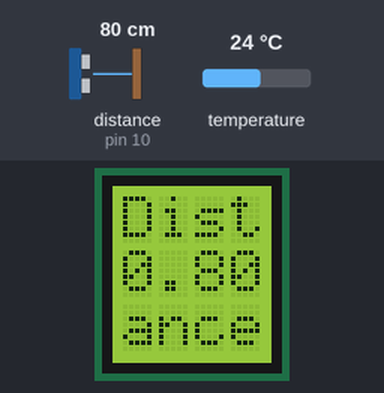
This sketch was run on a simulated Arduino Uno, built with avr-gcc and run on an emulated ATmega328P. Parts: 4×3 character LCD. Wiring (inferred from the names in the program): ultrasonic range finder: trigger pin 11; echo pin 10. Inputs (shaded band) come from the test bench; at power-on: distance to the obstacle (sensor on pin 10) 80 cm, temperature 24 °C. The echo pulse lasts 58.3 µs per cm; what the sketch prints to the serial monitor is not drawn.

Above: at 1.2 s.
1.3 s: distance to the obstacle (sensor on pin 10) set to 120 cm
At 2.8 s:
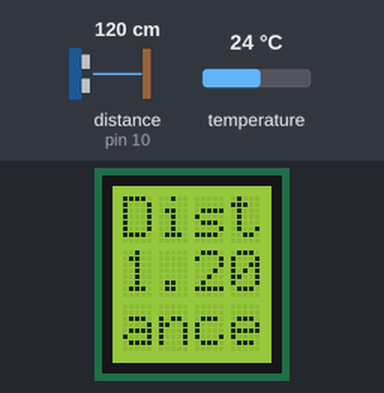
4.6 s: temperature set to 12 °C
At 6.3 s:
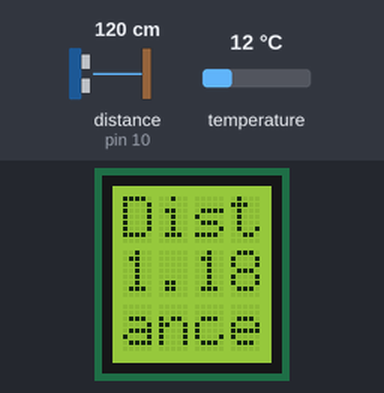
6.6 s: distance to the obstacle (sensor on pin 10) set to 2 cm
At 8.3 s:
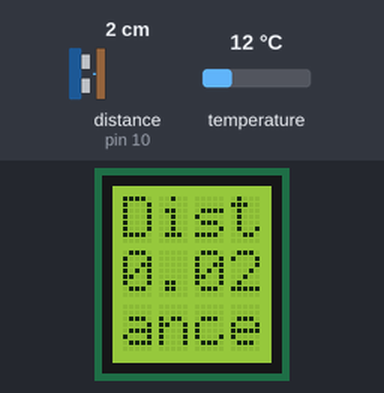
8.6 s: distance to the obstacle (sensor on pin 10) set to 4 cm
At 10.3 s:
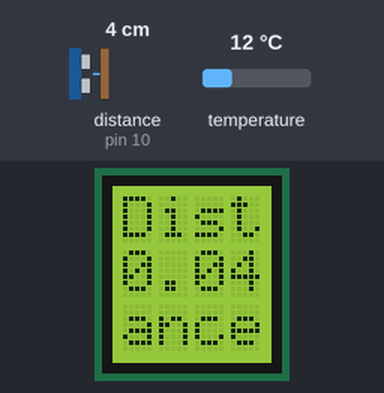
Timing chart, 0 to 11.6 s (numbered marks = the images above; inputs shaded):
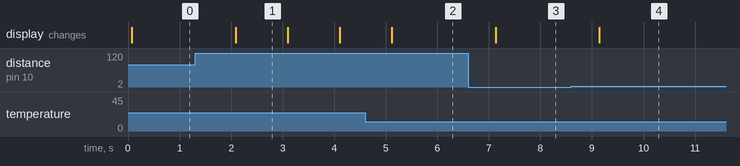

The sketch:

LCD_distance.ino
```cpp
#include <Adafruit_BME280.h> // loads the Adafruit BME280 library and required I2C
#include <LiquidCrystal.h>

const int rs = 4, en = 3, d4 = 5, d5 = 6, d6 = 7, d7 = 9;
LiquidCrystal lcd(rs, en, d4, d5, d6, d7);

Adafruit_BME280 bme; // I2C ; // Redefine sensor name to bme in this sketch

const int trigPin = 11;
const int echoPin = 10;
const unsigned int delayT = 1000; // Variable for time between readings

float lastT; // We will store the last recorded data
float soundSpeed;
float duration, distance;
int status;


void sensor_connect() {
  while (!Serial); // This will freeze execution here until
    // Serial returns 0, this indicates a
    // Serial connection is succesfully made .
    // Below we start the BME sensor . Two things happen :
    // - We call bme.begin (), the value 0 x76 indicates
    // the address of the BME on the I2C interface .
    // The default address is 0x76, but 0x77 is the
    // alternative address, enabled by soldering a jumper on
    // the board.
    // - bme.begin() will return a non-zero value if some error
    // occurred. We store this value .

    status = bme.begin(0x76);
    if (! status ){ // If the status is non-zero , we output an error messge
      Serial.print (F(" Could not find a valid BME280 sensor , "));
      Serial.print(F(" check wiring ! Error : "));
      Serial.println(status);
      while (1); // This will freeze execution at this point . If
      // the sensor did not load succesfully , we don’t
      // want to execute the rest of the code
    }
  // If we reach this point of the code , we have succesfully connected
  // to the sensor , so we can display this using the Serial interface .
  Serial.println(F(" Succesfully connected to BME280 sensor ."));
}

void distance_measure() {
  digitalWrite(trigPin, LOW);
  delayMicroseconds(2);
  digitalWrite(trigPin, HIGH);
  delayMicroseconds(10);
  digitalWrite(trigPin, LOW);

  duration = pulseIn(echoPin, HIGH) / 1e6;  // convert from us to s
  distance = (duration * soundSpeed) / 2;  // m
  Serial.print("Distance: ");
  Serial.println(distance);
}

void setup() {
  Serial.begin(9600);
  sensor_connect();
  pinMode(trigPin, OUTPUT);
  pinMode(echoPin, INPUT);
  lcd.begin(4, 3);

  lcd.print("Distance");
}

void loop() {
  lastT = bme.readTemperature();
  soundSpeed = 331.*sqrt((lastT+273.15)/273.);

  distance_measure();

  lcd.setCursor(0, 1);
  lcd.print(distance);

  delay(delayT);
}
```

Measured:
- after the input at 1.3 s, the display: changes after 0.79 s (image 1)
- after the input at 4.6 s, the display: changes after 0.52 s (image 2)
- after the input at 6.6 s, the display: changes after 0.53 s (image 3)
- after the input at 8.6 s, the display: changes after 0.54 s (image 4)
- what the display in image 1 shows lasts 1.0 s, from 2.1 s to 3.1 s
